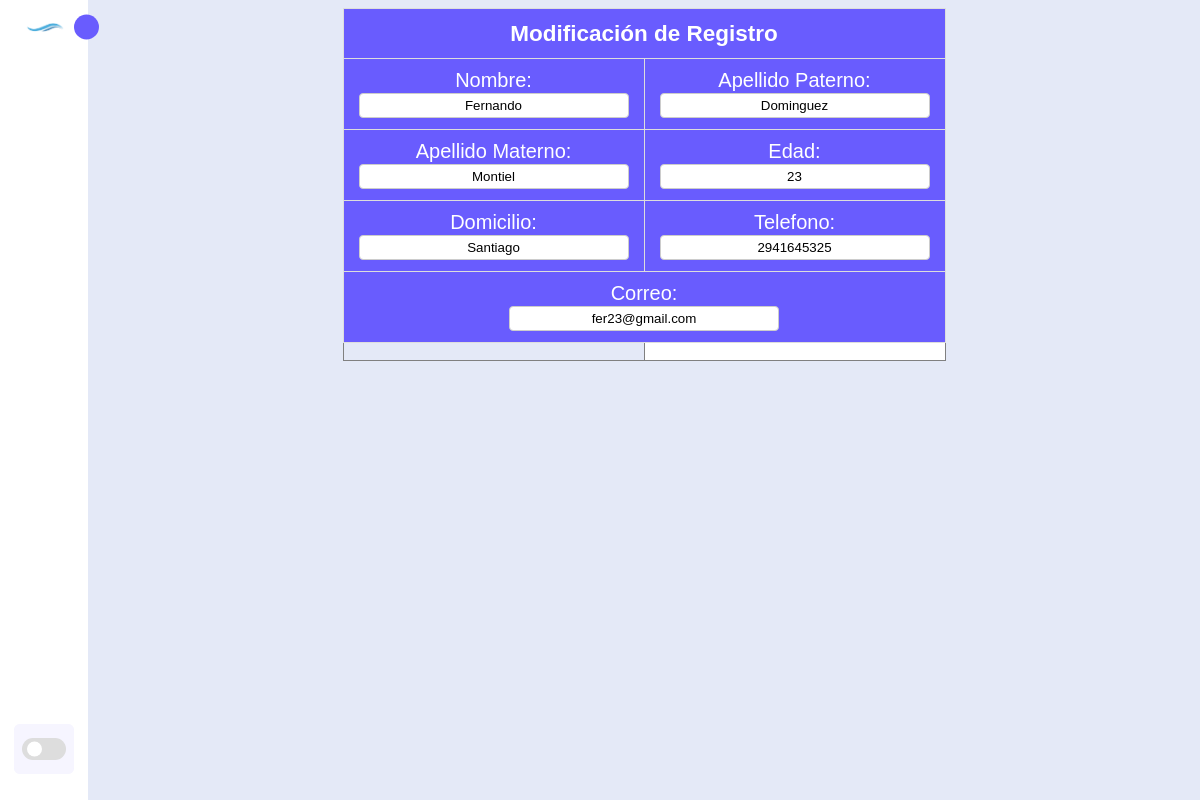
The app's page /editar_cliente.php?id=4 (signed in) with its own data.
### tables this page shows
CREATE TABLE `clientes` (
  `id_cliente` int(11) NOT NULL,
  `nombre` varchar(50) NOT NULL,
  `apellidop` varchar(50) NOT NULL,
  `apellidom` varchar(50) NOT NULL,
  `edad` int(11) NOT NULL,
  `direccion` varchar(100) NOT NULL,
  `telefono` varchar(20) NOT NULL,
  `correo_electronico` varchar(50) NOT NULL
);

### editar_cliente.php (the view, shortened to what this page needs)
<?php
include("conexion.php");
    $id=$_GET["id"];
    $clientes="SELECT * FROM clientes WHERE id_cliente='$id'";
    $row=$_SESSION['id_cargo'];
    if(isset($_SESSION['nombre'])&&isset($_SESSION['id_cargo'])){
?>
    <!DOCTYPE html>
<html lang="en">
<head>
    <link rel="stylesheet" href="css/index.css">
    <link href="https://cdn.jsdelivr.net/npm/remixicon@3.2.0/fonts/remixicon.css" rel="stylesheet">
</head>
<body>
    <nav class="sidebar close">
        <header>
            <div class="image-text">
                <span class="image">
                    <img src="css/image/logo.png" alt icon="">
                </span>
            </div>
            <i class="ri-arrow-right-s-line toggle"></i>
        </header>
        <div class="menu-bar">
            <div class="menu">
                <ul class="menu-links">
                    <li class="nav-links">
                        <a href="index.php">
                        </a>
                    </li>
                    <li class="nav-links">
                        <a href="clientes.php">
                        </a>
                    </li>
                    <li class="nav-links">
                        <a href="reservaciones.php">
                        </a>
                    </li>
                    <li class="nav-links">
                        <a href="habitaciones.php">
                        </a>
                    </li>
                    <?php
                    if ($row['id_cargo'] == 1) {
                        echo '
                        <li class="nav-links">
                        <a href="usuarios.php">
                        <i class="ri-shield-user-fill icon"></i>
                        <span class="text nav-text">Usuarios</span>
                        </a>
                        </li>';
                    }
                    ?>
                    <li class="nav-links">
                        <a href="pagos.php">
                        </a>
                    </li>
                    <li class="nav-links">
                        <a href="manual.php">
                        </a>
                    </li>
                </ul>
            </div>
            <div class="bottom-content">
                <li class="">
                        <a href="salir.php" onclick="return confirmacion();">
                        </a>
                </li>
                <li class="mode">
                    <div class="toggle-switch">
                        <span class="switch"></span>
                    </div>
                </li>
            </div>
        </div>
    </nav>
    <section class="home">
        <div class="home-conten">
        <?php
    $resultados=mysqli_query($conexion,$clientes);
    while ($row=mysqli_fetch_assoc($resultados)) {
    ?>
    <form action="actualiza_cliente.php" method="post" onsubmit="return formulario(this);">
        <table class="tabla" border="1">
            <tr>
                <th class="celda" colspan="2"><h1>Modificación de Registro</h1></th>
            </tr>
            <tr>
                <td class="celda"><div><label for="">Nombre:</label><br><input type="text" name="nombre" id="nombre" value="<?php echo $row['nombre'] ?>" onkeyup="validarNombre()"></div>
            </td>
                <td class="celda"><div><label for="">Apellido Paterno:</label><br><input type="text" name="apellidop" id="apellidop" value="<?php echo $row['apellidop'] ?>" onkeyup="validarApellidoPaterno()"></div>
            </td>
            </tr>
            <tr>
                <td class="celda"><div><label for="">Apellido Materno:</label><br><input type="text" name="apellidom" id="apellidom" value="<?php echo $row['apellidom'] ?>" onkeyup="validarApellidoMaterno()"></div>
            </td>
                <td class="celda"><div><label for="">Edad:</label><br><input type="text" name="edad" id="edad" value="<?php echo $row['edad'] ?>" onkeyup="validarEdad()"></div>
            </td>
            </tr>
            <tr>
                <td class="celda"><div><label for="">Domicilio:</label><br><input type="text" name="domicilio" id="domicilio" value="<?php echo $row['direccion'] ?>" onkeyup="validarDomicilio()"></div>
            </td>
                <td class="celda"><div><label for="">Telefono:</label><br><input type="tel" name="telefono" id="telefono" value="<?php echo $row['telefono'] ?>" onkeyup="validarTelefono()"></div>
            </td>
            </tr>
            <tr>
                <td class="celda" colspan="2"><div><label for="">Correo:</label><br><input type="email" name="correo" id="correo" value="<?php echo $row['correo_electronico'] ?>" onkeyup="validarCorreo()"></div>
                <br>
            </td>
            </tr>
            <tr>
            <?php }?>
                <td class=""><button type="submit"><i class="ri-save-2-fill otros"></i></button></td>
                <td class="btn"><a href="clientes.php"><i class="ri-arrow-go-back-line otros"></i></a></td>
            </tr>
        </table>
    </form>
        </div>
    </section>
</body>
</html>
<?php
    }else {
        header("location:sesion.php");
    }
?>

### css/index.css (style rules this page uses)
* { font-family:Arial, Helvetica, sans-serif; margin: 0; padding: 0; box-sizing: border-box; }
:root { --body-color: #e4e9f7; --sidebar-color: #fff; --primary-color: #695cfe; --primary-color-light: #f6f5ff; --togle-color: #ddd; --text-color: #707070; --icon-actua: #ffffff; --icon-alimi: #695cfe; --tran-02: all 0.2s ease; --tran-03: all 0.3s ease; --tran-04: all 0.4s ease; --tran-05: all 0.4s ease; }
body { height: 100vh; background: var(--body-color); transition: var(--tran-05); }
.sidebar { position: fixed; text-decoration: none; top: 0; left: 0; height: 100%; width: 250px; padding: 10px 14px; z-index: 100; background: var(--sidebar-color); transition: var(--tran-05); }
.sidebar.close { width: 88px; }
.sidebar .menu-bar { height: calc(100% - 50px); display: flex; flex-direction: column; justify-content: space-between; }
.sidebar .image { min-width: 60px; display: flex; align-items: center; justify-content: center; }
.sidebar li { height: 50px; margin-top: 10px; list-style: none; display: flex; align-items: center; }
.sidebar header { position: relative; }
.sidebar header i.toggle { text-decoration: none; cursor:pointer; }
.sidebar .image-text img { width: 40px; border-radius: 6px; }
.sidebar header .image-text { display: flex; align-items: center; }
.sidebar header .toggle { position: absolute; top: 50%; right: -25px; transform: translateY(-50%) rotate(180deg); height: 25px; width: 25px; background: var(--primary-color); display: flex; align-items: center; justify-content: center; border-radius: 50%; color: var(--sidebar-color); font-size: 22px; transition: var(--tran-03); }
.sidebar.close header .toggle { transform: translateY(-50%); }
.sidebar .menu { margin-top: 0px; }
.sidebar li a { height: 100%; width: 100%; display: flex; align-items: center; text-decoration: none; border-radius: 6px; transition: var(--tran-04); }
.menu-bar .mode { position: relative; border-radius: 6px; background: var(--primary-color-light); transition: var(--tran-05); }
.menu-bar .mode .toggle-switch { position: absolute; display: flex; right: 0; align-items: center; justify-content: center; height: 100%; min-width: 60px; cursor: pointer; border-radius: 6px; background: var(--primary-color-light); transition: var(--tran-05); }
.toggle-switch .switch { position: relative; height: 22px; width: 44px; border-radius: 25px; background: var(--togle-color); }
.switch::before { content: ''; position: absolute; height: 15px; width: 15px; border-radius: 50%; top: 50%; left: 5px; transform: translateY(-50%); background: var(--sidebar-color); transition: var(--tran-03); }
.home { position: relative; left: 250px; height: 100vh; width: calc(100% - 250px); background: var(--body-color); transition: var(--tran-05); }
.home .home-conten { justify-content: center; font-size: 15px; font-weight: 500; padding: 8px 40px; color: var(--text-color); }
.sidebar.close ~ .home { left: 88px; width: calc(100% - 88px); }
.home .home-conten .tabla { border-collapse: collapse; margin: auto; text-align: center; align-items: center; }
.home .home-conten .tabla .celda { border: 1px solid var(--togle-color); width: 106px; height: 50px; background-color: var(--primary-color); color:#fff; cursor: default; }
.home .home-conten .tabla td div { display: inline-block; margin-top: 10px; font-size: 20px; width: 300px; height: 60px; }
.tabla input[type="text"], .tabla input[type="tel"], .tabla input[type="password"], .tabla input[type="email"] { text-align: center; outline: none; width: 90%; height: 25px; border: 1px solid #ccc; border-radius: 4px; }
.home .home-conten tr td.btn { width: 50%; height: 50%; cursor: pointer; background-color: var(--icon-actua); }

### records on screen
clientes: nombre "Fernando", apellidop "Dominguez", apellidom "Montiel", edad "23", domicilio "Santiago", telefono "2941645325", correo "fer23@gmail.com"
